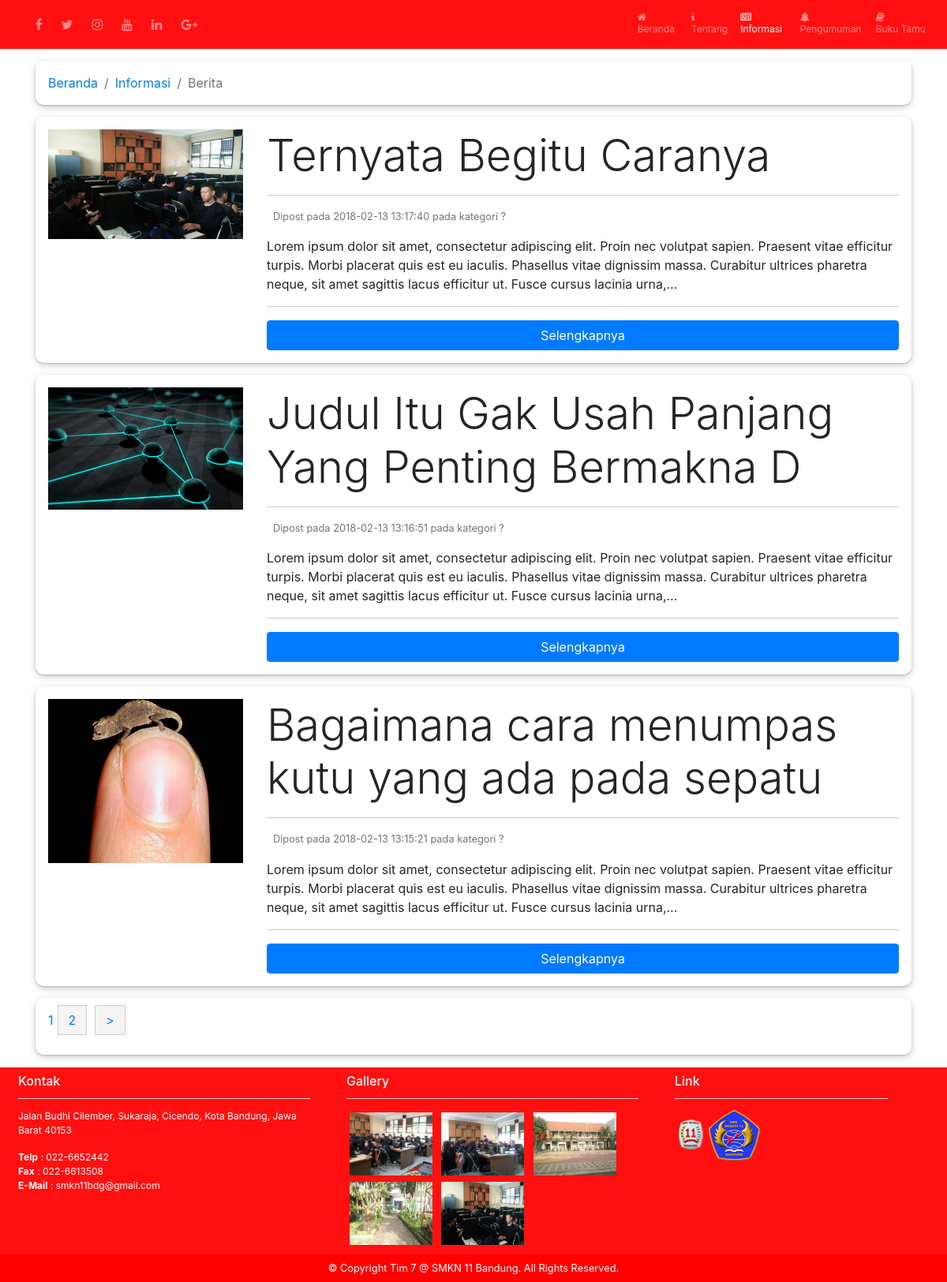
Page /informasi/berita on the committed database.
### tables this page shows
CREATE TABLE `berita` (
  `id` int(11) NOT NULL,
  `judul_berita` varchar(50) NOT NULL,
  `tanggal_berita` timestamp NOT NULL DEFAULT CURRENT_TIMESTAMP,
  `isi_berita` text NOT NULL,
  `link` varchar(256) NOT NULL,
  `gambar` varchar(256) NOT NULL
);

### application/views/layout/main.php (called while the page is built)
<?php
    if($isi){
        $this->load->view($isi);
    }

### application/views/layout/wrapper.php (called while the page is built)
<?php
require_once('head.php');
require_once('header.php');
require_once('main.php');
require_once('footer.php');
 ?>

### application/controllers/informasi.php (called while the page is built, shortened)
<?php
class Informasi extends CI_Controller {
	public function berita($offset = 0){
		$data['title']	= "Berita ";
		$data['isi']	= "informasi/berita";
		$config['per_page']		= 3;
        $data['berita'] = $this->main_model->getDataBerita($config['per_page'], $offset);
		$this->load->view('layout/wrapper', $data);
	}
}

### index.php (called while the page is built, shortened)
<?php
require_once BASEPATH.'core/CodeIgniter.php';

### application/config/config.php (called while the page is built, shortened)
<?php
$config['base_url'] = 'http://localhost/web-sekolah/';
$config['index_page'] = '';
$config['uri_protocol']	= 'REQUEST_URI';
$config['url_suffix'] = '';
$config['language']	= 'english';
$config['charset'] = 'UTF-8';
$config['enable_hooks'] = FALSE;
$config['subclass_prefix'] = 'MY_';
$config['composer_autoload'] = FALSE;
$config['permitted_uri_chars'] = 'a-z 0-9~%.:_\-';
$config['enable_query_strings'] = FALSE;
$config['controller_trigger'] = 'c';
$config['function_trigger'] = 'm';
$config['directory_trigger'] = 'd';
$config['allow_get_array'] = TRUE;
$config['log_threshold'] = 0;
$config['log_path'] = '';
$config['log_file_extension'] = '';
$config['log_file_permissions'] = 0644;
$config['log_date_format'] = 'Y-m-d H:i:s';
$config['error_views_path'] = '';
$config['cache_path'] = '';
$config['cache_query_string'] = FALSE;
$config['encryption_key'] = '';
$config['sess_driver'] = 'files';
$config['sess_cookie_name'] = 'ci_session';
$config['sess_expiration'] = 7200;
$config['sess_save_path'] = NULL;
$config['sess_match_ip'] = FALSE;
$config['sess_time_to_update'] = 300;
$config['sess_regenerate_destroy'] = FALSE;
$config['cookie_prefix']	= '';
$config['cookie_domain']	= '';
$config['cookie_path']		= '/';
$config['cookie_secure']	= FALSE;
$config['cookie_httponly'] 	= FALSE;
$config['standardize_newlines'] = FALSE;
$config['global_xss_filtering'] = FALSE;
$config['csrf_protection'] = FALSE;
$config['csrf_token_name'] = 'csrf_test_name';
$config['csrf_cookie_name'] = 'csrf_cookie_name';
$config['csrf_expire'] = 7200;
$config['csrf_regenerate'] = TRUE;
$config['csrf_exclude_uris'] = array();
$config['compress_output'] = FALSE;
$config['time_reference'] = 'local';
$config['rewrite_short_tags'] = FALSE;
$config['proxy_ips'] = '';

### application/models/main_model.php (called while the page is built, shortened)
<?php
    class Main_model extends CI_Model{
        public function getDataBerita($limit = FALSE, $offset = FALSE, $where = FALSE, $link = FALSE){
			if($limit){
				$this->db->limit($limit, $offset);
			}
			$this->db->order_by('berita.id', 'DESC');
			return $this->db->get('berita')->result_array();
		}
    }

### application/views/informasi/berita.php (the view)
<nav class="navbar navbar-expand navbar-dark bg-custom-1">
    <div class="collapse navbar-collapse row" id="navbarSupportedContent">
        <ul class="navbar-nav mr-auto col-sm-12 col-lg-3 justify-content-center">
            <a class="nav-link" href="#">
                <i class="fa fa-facebook fa-1x ml-2" aria-hidden="true"></i>
            </a>
            <a class="nav-link" href="#">
                <i class="fa fa-twitter fa-1x ml-2" aria-hidden="true"></i>
            </a>
            <a class="nav-link" href="#">
                <i class="fa fa-instagram fa-1x ml-2" aria-hidden="true"></i>
            </a>
            <a class="nav-link" href="#">
                <i class="fa fa-youtube fa-1x ml-2" aria-hidden="true"></i>
            </a>
            <a class="nav-link" href="#">
                <i class="fa fa-linkedin fa-1x ml-2" aria-hidden="true"></i>
            </a>
            <a class="nav-link" href="#">
                <i class="fa fa-google-plus fa-1x ml-2" aria-hidden="true"></i>
            </a>
        </ul>
        <ul class="navbar-nav ml-auto col-sm-12 col-lg-4 font-small justify-content-center">
            <li class="nav-item">
                <a class="nav-link" href="<?php echo base_url()."beranda/";?>">
                    <i class="fa fa-home fa-xs-2x fa-md-1x mr-1"></i><span class="clearfix d-none d-sm-inline-block">Beranda</span>
                </a>
            </li>
            <li class="nav-item">
                <a class="nav-link full-sm" href="<?php echo base_url()."tentang/";?>">
                    <i class="fa fa-info fa-xs-2x fa-md-1x mr-1"></i><span class="clearfix d-none d-sm-inline-block">Tentang</span>
                </a>
            </li>
            <li class="nav-item">
                <a class="nav-link active" href="<?php echo base_url()."informasi/";?>">
                    <i class="fa fa-newspaper-o fa-xs-2x fa-md-1x mr-1"></i><span class="clearfix d-none d-sm-inline-block"> Informasi</span>
                </a>
            </li>
            <li class="nav-item">
                <a class="nav-link" href="<?php echo base_url()."pengumuman/";?>">
                    <i class="fa fa-bell fa-1x fa-xs-2x fa-md-1x mr-1"></i><span class="clearfix d-none d-sm-inline-block">Pengumuman</span>
                </a>
            </li>
            <li class="nav-item">
                <a class="nav-link" href="<?php echo base_url()."buku_tamu/";?>">
                   <i class="fa fa-book fa-1x fa-xs-2x fa-md-1x mr-1"></i><span class="clearfix d-none d-sm-inline-block">Buku Tamu</span>
                </a>
            </li>
        </ul>
    </div>
</nav>
<div class="container mb-3">
    <div class="box-rounded">
        <nav aria-label="breadcrumb">
            <ol class="breadcrumb">
                <li class="breadcrumb-item"><a href="<?php echo base_url();?>">Beranda</a></li>
                <li class="breadcrumb-item"><a href="<?php echo base_url();?>informasi">Informasi</a></li>
                <li class="breadcrumb-item active" aria-current="page">Berita</li>
            </ol>
        </nav>
    </div>
    <?php foreach($berita as $b){ ?>
    <div class="box-rounded">
        <div class="row">
            <div class="col-lg-3">
                <img class="img-fluid" src="<?php echo base_url();?>assets/img/foto-berita/<?php echo $b['gambar']; ?>" />
            </div>
            <div class="col-lg-9">
                <h2 class="display-4"><?php echo $b['judul_berita']; ?></h2>
                <hr>
                <small class="text-muted ml-2">Dipost pada <?php echo $b['tanggal_berita']; ?> pada kategori ?</small>
                <p><?php echo word_limiter($b['isi_berita'], 40); ?></p>
                <hr>
                <a href="<?php echo base_url();?>informasi/berita/<?php echo $b['link']; ?>" class="btn btn-primary btn-block">Selengkapnya</a>
            </div>
        </div>
    </div>
    <?php } ?>
    <div class="box-rounded">
        <?php echo $this->pagination->create_links(); ?>
    </div>
</div>

### assets/css/custom.css (style rules this page uses)
.bg-custom-1 { background-color: #ff1010; }
@media (min-width : 576px) { .fa-xs-2x { font-size: 2em !important; } }
@media (min-width : 768px) { .fa-md-1x { font-size: 1em !important; } }
.font-small { font-size:12px; }
hr { display: block; height: 1px; border: 0; border-top: 1px solid #ccc; margin: 1em 0; padding: 0; }
.box-rounded { background-color: white; margin-top: 15px; padding: 1rem; box-shadow: 0 1px 2px 0 rgba(0, 0, 0, 0.2), 0 3px 10px 0 rgba(0, 0, 0, 0.19); border-radius: 10px; }
a { text-decoration: none !important; }
a.nav-link.active i { display: inline; }
.breadcrumb { background-color: white; padding: 0; margin: 0; }
a.pagination-link { padding: 8px 13px; margin: 5px; background: #f4f4f4; border: 1px #ccc solid; }

### rows in the picture
berita: gambar (picture), judul_berita "Ternyata Begitu Caranya", tanggal_berita "2018-02-13 13:17:40", isi_berita "Lorem ipsum dolor sit amet, consectetur adipiscing elit. Proin nec volutpat sapien. Praesent vitae efficitur turpis. Morbi placerat quis est eu iaculis. Phasellus vitae dignissim massa. Curabitur ultrices pharetra neque, sit amet sagittis lacus efficitur ut. Fusce cursus lacinia urna,…"
berita: gambar (picture), judul_berita "Judul Itu Gak Usah Panjang Yang Penting Bermakna D", tanggal_berita "2018-02-13 13:16:51", isi_berita "Lorem ipsum dolor sit amet, consectetur adipiscing elit. Proin nec volutpat sapien. Praesent vitae efficitur turpis. Morbi placerat quis est eu iaculis. Phasellus vitae dignissim massa. Curabitur ultrices pharetra neque, sit amet sagittis lacus efficitur ut. Fusce cursus lacinia urna,…"
berita: gambar (picture), judul_berita "Bagaimana cara menumpas kutu yang ada pada sepatu", tanggal_berita "2018-02-13 13:15:21", isi_berita "Lorem ipsum dolor sit amet, consectetur adipiscing elit. Proin nec volutpat sapien. Praesent vitae efficitur turpis. Morbi placerat quis est eu iaculis. Phasellus vitae dignissim massa. Curabitur ultrices pharetra neque, sit amet sagittis lacus efficitur ut. Fusce cursus lacinia urna,…"

### other values in the picture
$this->pagination->create_links() "1 2 >"
